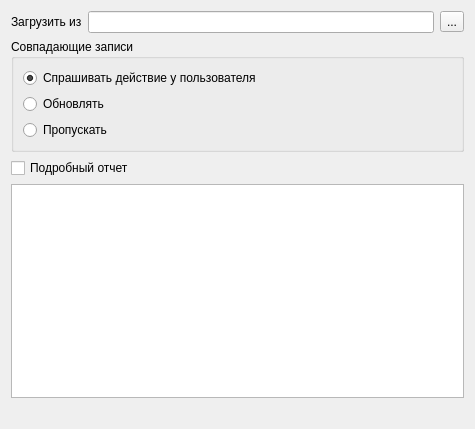
<ui version="4.0" >
 <class>ImportNSI_Wizard_1</class>
 <widget class="QDialog" name="ImportNSI_Wizard_1" >
  <property name="geometry" >
   <rect>
    <x>0</x>
    <y>0</y>
    <width>475</width>
    <height>429</height>
   </rect>
  </property>
  <property name="windowTitle" >
   <string>Импорт справочников НСИ</string>
  </property>
  <layout class="QGridLayout" >
   <item row="0" column="0" >
    <layout class="QHBoxLayout" >
     <property name="spacing" >
      <number>6</number>
     </property>
     <property name="margin" >
      <number>0</number>
     </property>
     <item>
      <widget class="QLabel" name="label" >
       <property name="text" >
        <string>Загрузить из</string>
       </property>
      </widget>
     </item>
     <item>
      <widget class="QLineEdit" name="edtDirName" />
     </item>
     <item>
      <widget class="QToolButton" name="btnSelectDir" >
       <property name="text" >
        <string>...</string>
       </property>
      </widget>
     </item>
    </layout>
   </item>
   <item row="4" column="0" >
    <widget class="QLabel" name="statusLabel" >
     <property name="text" >
      <string/>
     </property>
    </widget>
   </item>
   <item row="3" column="0" >
    <widget class="QTextBrowser" name="logBrowser" />
   </item>
   <item row="1" column="0" >
    <layout class="QVBoxLayout" >
     <item>
      <widget class="QGroupBox" name="groupBox" >
       <property name="title" >
        <string>Совпадающие записи</string>
       </property>
       <layout class="QVBoxLayout" >
        <item>
         <widget class="QRadioButton" name="rbAskUser" >
          <property name="enabled" >
           <bool>true</bool>
          </property>
          <property name="text" >
           <string>Спрашивать действие у пользователя</string>
          </property>
          <property name="checked" >
           <bool>true</bool>
          </property>
         </widget>
        </item>
        <item>
         <widget class="QRadioButton" name="rbUpdate" >
          <property name="text" >
           <string>Обновлять</string>
          </property>
          <property name="checked" >
           <bool>false</bool>
          </property>
         </widget>
        </item>
        <item>
         <widget class="QRadioButton" name="rbSkip" >
          <property name="text" >
           <string>Пропускать</string>
          </property>
         </widget>
        </item>
       </layout>
      </widget>
     </item>
    </layout>
   </item>
   <item row="2" column="0" >
    <widget class="QCheckBox" name="chkFullLog" >
     <property name="text" >
      <string>Подробный отчет</string>
     </property>
    </widget>
   </item>
  </layout>
 </widget>
 <resources/>
 <connections/>
</ui>
